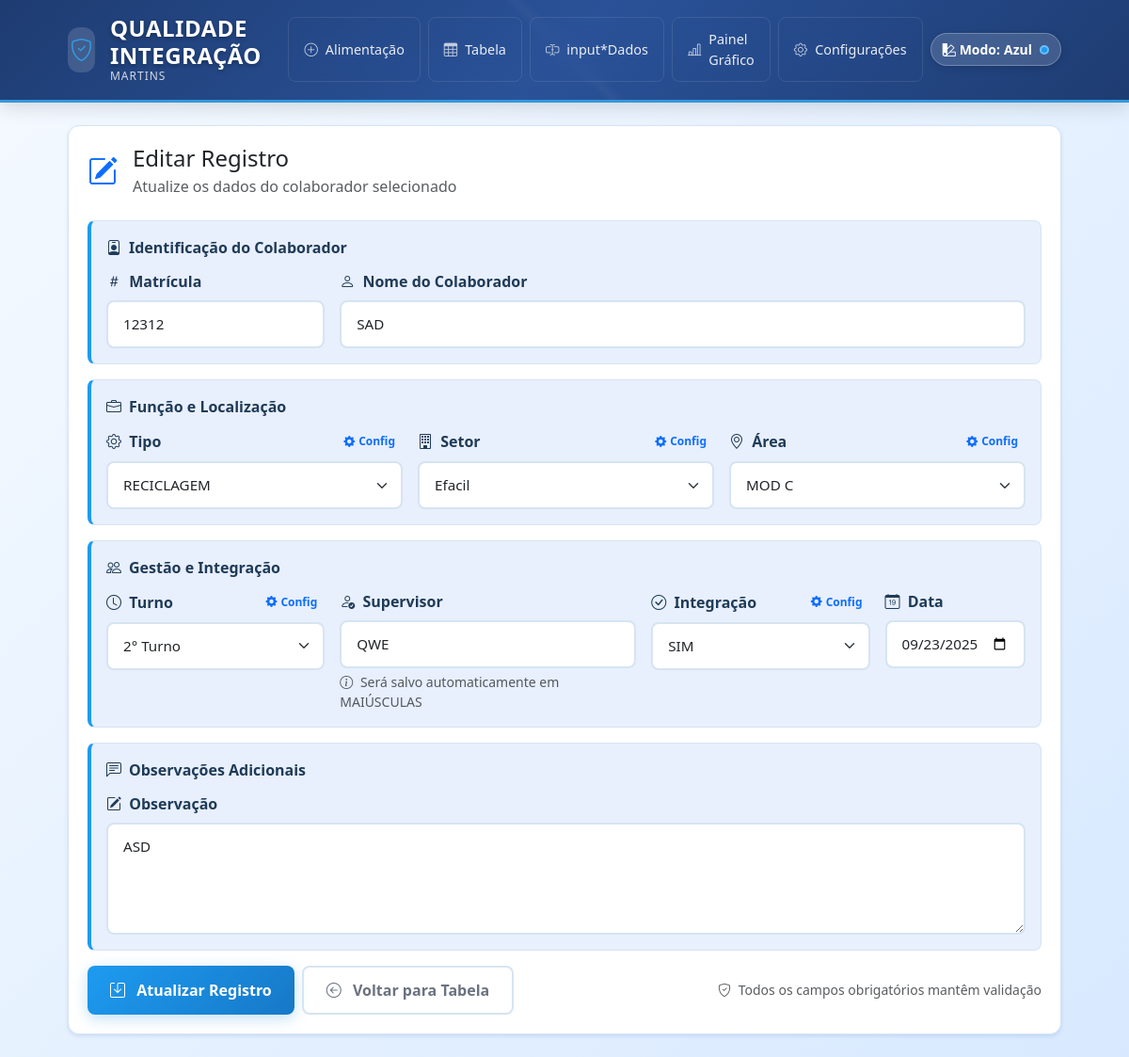
Page /tabela/63/editar?min_data=2025-09-04&max_data=2025-10-03&q_nome=&q_matricula=&q_supervisor=&page=1&per_page=25 on the committed database.
### app/models.py (models this page shows, shortened)
class Colaborador(db.Model):
    __tablename__ = 'colaboradores'
    id = db.Column(db.Integer, primary_key=True)
    matricula = db.Column(db.Integer, nullable=False, index=True)
    nome = db.Column(db.String(120), nullable=False)
    tipo = db.Column(db.String(50), nullable=False)  # from list 'tipo'
    setor = db.Column(db.String(50), nullable=False)  # from list 'setor'
    area = db.Column(db.String(120), nullable=False)  # list 'area' (editable)
    turno = db.Column(db.String(50), nullable=False)  # from list 'turno'
    supervisor = db.Column(db.String(120), nullable=False)  # stored UPPER
    integracao = db.Column(db.String(10), nullable=False)  # from list 'integracao'
    data = db.Column(db.Date, nullable=False, default=datetime.utcnow)
    observacao = db.Column(db.Text, nullable=True)
    created_at = db.Column(db.DateTime, default=datetime.utcnow)

### app/views.py (the view, shortened to what this page needs)
@bp.route('/tabela/<int:item_id>/editar', methods=['GET', 'POST'])
def editar_colaborador(item_id: int):
    col = Colaborador.query.get_or_404(item_id)
    lists = {
        'tipo': get_list('tipo'),
        'setor': get_list('setor'),
        'area': get_list('area'),
        'turno': get_list('turno'),
        'integracao': get_list('integracao'),
    }
    for key in ('tipo', 'setor', 'area', 'turno', 'integracao'):
        current_value = getattr(col, key, None)
        if current_value and current_value not in lists[key]:
            lists[key] = [current_value] + lists[key]
    filters_raw = {
        'min_data': request.args.get('min_data'),
        'max_data': request.args.get('max_data'),
        'q_nome': request.args.get('q_nome'),
        'q_matricula': request.args.get('q_matricula'),
        'q_supervisor': request.args.get('q_supervisor'),
        'page': request.args.get('page', type=int),
        'per_page': request.args.get('per_page', type=int),
    }
    filters = {k: v for k, v in filters_raw.items() if v not in (None, '')}
    return_url = url_for('main.tabela', **filters) if filters else url_for('main.tabela')
    form_action = url_for('main.editar_colaborador', item_id=col.id, **filters) if filters else url_for('main.editar_colaborador', item_id=col.id)
    form_data = {
        'matricula': col.matricula,
        'nome': col.nome,
        'tipo': col.tipo,
        'setor': col.setor,
        'area': col.area,
        'turno': col.turno,
        'supervisor': col.supervisor,
        'integracao': col.integracao,
        'data': col.data.strftime('%Y-%m-%d') if col.data else '',
        'observacao': col.observacao or '',
    }
    return render_template(
        'editar_colaborador.html',
        col=col,
        lists=lists,
        form=form_data,
        form_action=form_action,
        return_url=return_url,
    )

### app/views.py (called while the page is built)
def get_list(nome: str) -> list[str]:
    rows = ConfigList.query.filter_by(nome_lista=nome).order_by(ConfigList.valor.asc()).all()
    return [r.valor for r in rows]

### templates/editar_colaborador.html (shortened to what this page needs)
{% extends 'base.html' %}
{% block content %}
<div class="row">
  <div class="col-12">
    <div class="card">
      <div class="card-body">
        <div class="d-flex align-items-center mb-4">
          <i class="bi bi-pencil-square text-primary me-3" style="font-size: 2rem;"></i>
          <div>
            <h2 class="h4 mb-1">Editar Registro</h2>
            <p class="text-muted mb-0">Atualize os dados do colaborador selecionado</p>
          </div>
        </div>
        <form method="post" action="{{ form_action }}">
          <div class="field-group">
            <div class="field-group-title">
              <i class="bi bi-person-badge"></i>
              Identificação do Colaborador
            </div>
            <div class="row g-3">
              <div class="col-md-3">
                <label class="form-label">
                  <i class="bi bi-hash me-1"></i>
                  Matrícula
                </label>
                <input name="matricula" type="number" class="form-control" required
                       value="{{ form.matricula }}"
                       placeholder="Ex.: 12345">
              </div>
              <div class="col-md-9">
                <label class="form-label">
                  <i class="bi bi-person me-1"></i>
                  Nome do Colaborador
                </label>
                <input name="nome" type="text" class="form-control" required
                       value="{{ form.nome }}"
                       placeholder="Ex.: Maria Silva Santos">
              </div>
            </div>
          </div>
          <div class="field-group">
            <div class="field-group-title">
              <i class="bi bi-briefcase"></i>
              Função e Localização
            </div>
            <div class="row g-3">
              <div class="col-md-4">
                <label class="form-label d-flex align-items-center justify-content-between">
                  <span>
                    <i class="bi bi-gear me-1"></i>
                    Tipo
                  </span>
                  <a href="{{ url_for('main.config_lists') }}#tipo" class="btn btn-sm btn-outline-primary config-btn">
                    <i class="bi bi-gear-fill me-1"></i>Config
                  </a>
                </label>
                <select name="tipo" class="form-select" required>
                  {% for v in lists.tipo %}
                  <option value="{{ v }}" {{ 'selected' if form.tipo==v else '' }}>{{ v }}</option>
                  {% endfor %}
                </select>
              </div>
              <div class="col-md-4">
                <label class="form-label d-flex align-items-center justify-content-between">
                  <span>
                    <i class="bi bi-building me-1"></i>
                    Setor
                  </span>
                  <a href="{{ url_for('main.config_lists') }}#setor" class="btn btn-sm btn-outline-primary config-btn">
                    <i class="bi bi-gear-fill me-1"></i>Config
                  </a>
                </label>
                <select name="setor" class="form-select" required>
                  {% for v in lists.setor %}
                  <option value="{{ v }}" {{ 'selected' if form.setor==v else '' }}>{{ v }}</option>
                  {% endfor %}
                </select>
              </div>
              <div class="col-md-4">
                <label class="form-label d-flex align-items-center justify-content-between">
                  <span>
                    <i class="bi bi-geo-alt me-1"></i>
                    Área
                  </span>
                  <a href="{{ url_for('main.config_lists') }}#area" class="btn btn-sm btn-outline-primary config-btn">
                    <i class="bi bi-gear-fill me-1"></i>Config
                  </a>
                </label>
                <select name="area" class="form-select" required>
                  {% for v in lists.area %}
                  <option value="{{ v }}" {{ 'selected' if form.area==v else '' }}>{{ v }}</option>
                  {% endfor %}
                </select>
              </div>
            </div>
          </div>
          <div class="field-group">
            <div class="field-group-title">
              <i class="bi bi-people"></i>
              Gestão e Integração
            </div>
            <div class="row g-3">
              <div class="col-md-3">
                <label class="form-label d-flex align-items-center justify-content-between">
                  <span>
                    <i class="bi bi-clock me-1"></i>
                    Turno
                  </span>
                  <a href="{{ url_for('main.config_lists') }}#turno" class="btn btn-sm btn-outline-primary config-btn">
                    <i class="bi bi-gear-fill me-1"></i>Config
                  </a>
                </label>
                <select name="turno" class="form-select" required>
                  {% for v in lists.turno %}
                  <option value="{{ v }}" {{ 'selected' if form.turno==v else '' }}>{{ v }}</option>
                  {% endfor %}
                </select>
              </div>
              <div class="col-md-4">
                <label class="form-label">
                  <i class="bi bi-person-check me-1"></i>
                  Supervisor
                </label>
                <input name="supervisor" type="text" class="form-control" required
                       value="{{ form.supervisor }}"
                       placeholder="Ex.: JOÃO SILVA">
                <div class="form-text">
                  <i class="bi bi-info-circle me-1"></i>
                  Será salvo automaticamente em MAIÚSCULAS
                </div>
              </div>
              <div class="col-md-3">
                <label class="form-label d-flex align-items-center justify-content-between">
                  <span>
                    <i class="bi bi-check-circle me-1"></i>
                    Integração
                  </span>
                  <a href="{{ url_for('main.config_lists') }}#integracao" class="btn btn-sm btn-outline-primary config-btn">
                    <i class="bi bi-gear-fill me-1"></i>Config
                  </a>
                </label>
                <select name="integracao" class="form-select" required>
                  {% for v in lists.integracao %}
                  <option value="{{ v }}" {{ 'selected' if form.integracao==v else '' }}>{{ v }}</option>
                  {% endfor %}
                </select>
              </div>
              <div class="col-md-2">
                <label class="form-label">
                  <i class="bi bi-calendar-date me-1"></i>
                  Data
                </label>
                <input name="data" type="date" class="form-control" required
                       value="{{ form.data }}">
              </div>
            </div>
          </div>
          <div class="field-group">
            <div class="field-group-title">
              <i class="bi bi-chat-left-text"></i>
              Observações Adicionais
            </div>
            <div class="row">
              <div class="col-12">
                <label class="form-label">
                  <i class="bi bi-pencil-square me-1"></i>
                  Observação
                </label>
                <textarea name="observacao" class="form-control" rows="4"
                          placeholder="Atualize observações relevantes sobre o colaborador ou processo...">{{ form.observacao }}</textarea>
              </div>
            </div>
          </div>
          <div class="d-flex gap-3 justify-content-between align-items-center">
            <div class="d-flex gap-2">
              <button class="btn btn-primary" type="submit">
                <i class="bi bi-save me-2"></i>
                Atualizar Registro
              </button>
              <a class="btn btn-outline-secondary" href="{{ return_url }}">
                <i class="bi bi-arrow-left-circle me-2"></i>
                Voltar para Tabela
              </a>
            </div>
            <div class="text-muted small">
              <i class="bi bi-shield-check me-1"></i>
              Todos os campos obrigatórios mantêm validação
            </div>
          </div>
        </form>
      </div>
    </div>
  </div>
</div>
{% endblock %}

### static/css/styles.css (style rules this page uses)
:root { --primary-color: #2c3e50; --primary-light: #34495e; --accent-color: #3498db; --accent-hover: #2980b9; --success-color: #27ae60; --warning-color: #f39c12; --danger-color: #e74c3c; --light-bg: #e6e7ee; --card-bg: #ffffff; --border-color: #e4e3f0; --text-muted: #6c757d; --shadow-light: 0 2px 4px rgba(0,0,0,0.1); --shadow-medium: 0 4px 12px rgba(0,0,0,0.15); --app-bg: linear-gradient(135deg, #f5f7fa 0%, #c3cfe2 100%); --header-bg: linear-gradient(135deg, #1e3c72 0%, #2a5298 50%, #1e3c72 100%); --acc-color-bg: #fff; }
body { background: var(--app-bg); min-height: 100vh; font-family: 'Segoe UI', system-ui, -apple-system, sans-serif; }
.card { border-radius: 0.75rem; border: 1px solid var(--border-color); box-shadow: var(--shadow-light); background: var(--card-bg); }
.card-body { padding: 1.25rem; }
.form-label { font-weight: 600; color: var(--primary-color); margin-bottom: 0.5rem; }
.form-control, .form-select { border-radius: 0.5rem; border: 2px solid var(--border-color); padding: 0.75rem 1rem; transition: all 0.3s ease; font-size: 0.95rem; }
.form-control::placeholder { color: var(--text-muted); font-style: italic; }
.btn { border-radius: 0.5rem; padding: 0.75rem 1.5rem; font-weight: 600; transition: all 0.3s ease; border: none; }
.btn-primary { background: linear-gradient(135deg, var(--accent-color) 0%, var(--accent-hover) 100%); box-shadow: 0 4px 15px rgba(52, 152, 219, 0.3); }
.btn-outline-secondary { border: 2px solid var(--border-color); color: var(--text-muted); }
.field-group { background: var(--acc-color-bg); border-radius: 0.5rem; padding: 1rem; margin-bottom: 1rem; border: 1px solid var(--border-color); border-left: 4px solid var(--accent-color); }
.field-group-title { font-size: 1rem; font-weight: 700; color: var(--primary-color); margin-bottom: 0.75rem; display: flex; align-items: center; gap: 0.5rem; }
.config-btn { font-size: 0.75rem; padding: 0.25rem 0.5rem; border-radius: 0.25rem; text-decoration: none; transition: all 0.2s ease; }

### static/css/styles-2.css (style rules this page uses)
:root { --primary-color: #1f3b57; --primary-light: #3a5a78; --accent-color: #1d9bf0; --accent-hover: #1778c7; --success-color: #1fbf75; --warning-color: #f59e0b; --danger-color: #ef4444; --light-bg: #f2f7fd; --card-bg: #ffffff; --border-color: #d6e4f2; --text-muted: #6b7280; --shadow-light: 0 2px 4px rgba(13, 71, 161, 0.12); --shadow-medium: 0 4px 12px rgba(13, 71, 161, 0.18); --app-bg: linear-gradient(135deg, #f5faff 0%, #d8e9ff 100%); --header-bg: linear-gradient(135deg, #1e3c72 0%, #2a5298 50%, #1e3c72 100%); --acc-color-bg: #e8effd; }

### rows in the picture
Colaborador: matricula "12312", nome "SAD", supervisor "QWE", observacao "ASD"

### other values in the picture
form field tipo "RECICLAGEM"
form field setor "Efacil"
form field area "MOD C"
form field turno "2° Turno"
form field integracao "SIM"
